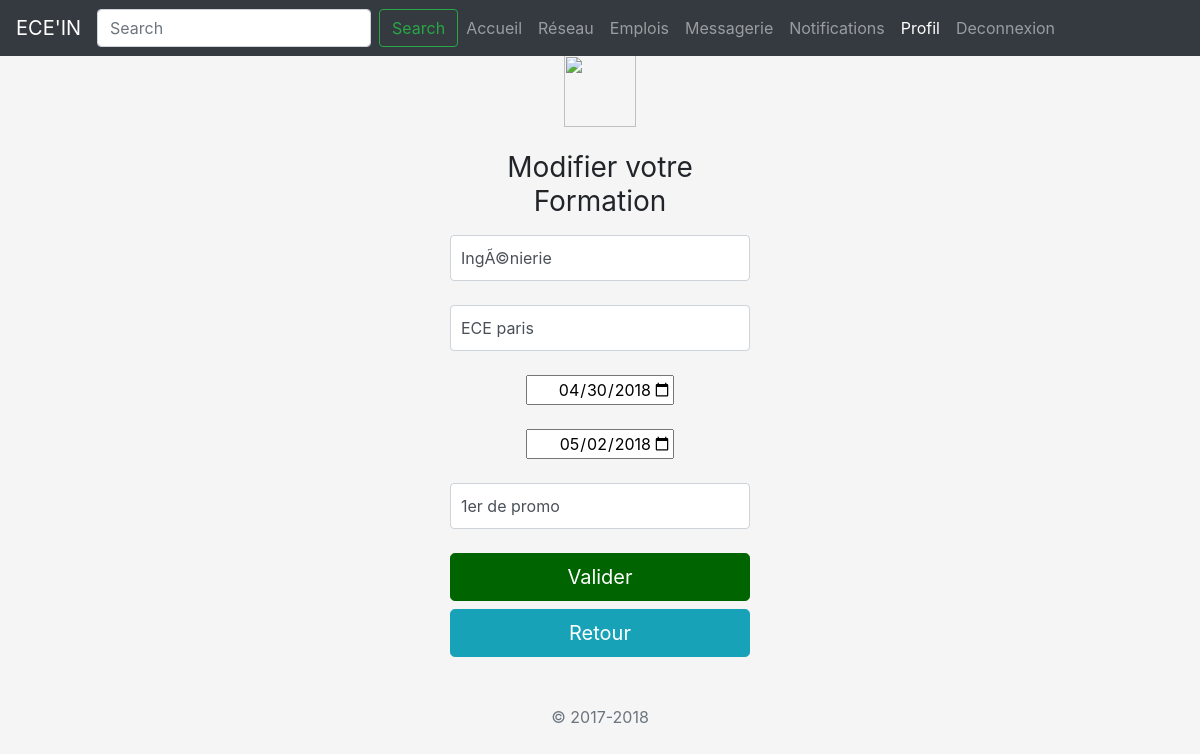
Page /Code/ModifierUneFormation.php?ID=2 on the committed database.
### tables this page shows
CREATE TABLE IF NOT EXISTS `formation` (
  `ID_formation` int(10) NOT NULL AUTO_INCREMENT,
  `ID_user` int(10) NOT NULL,
  `NomEcole` varchar(100) NOT NULL,
  `TypeFormation` varchar(100) NOT NULL,
  `DateArrive` date NOT NULL,
  `DateFin` date NOT NULL,
  `Commentaire` text NOT NULL,
  PRIMARY KEY (`ID_formation`),
  KEY `ID_user` (`ID_user`)
);

### Code/ModifierUneFormation.php (the view, shortened to what this page needs)
<?php
	$database = "linkedin";
	$db_handle = mysqli_connect('localhost', 'root', '');
	$db_found = mysqli_select_db($db_handle, $database);
	if($db_found)
	{
		$sql = "SELECT * FROM formation WHERE ID_formation = " .$_GET['ID'];
        $result = mysqli_query($db_handle, $sql);
        $data=mysqli_fetch_assoc($result);
        if(empty($data)){
           echo"error";
            }
        else{
            $TypeFormation = $data['TypeFormation'];
            $NomEcole = $data['NomEcole'];
            $DateArrive = $data['DateArrive'];
            $DateFin = $data['DateFin'];
            $Commentaires = $data['Commentaire'];
            }
	}
?>
<!doctype html>
<html lang="en">
  <head>
    <link href="https://stackpath.bootstrapcdn.com/bootstrap/4.1.0/css/bootstrap.min.css" rel="stylesheet">
    <link href="signin.css" rel="stylesheet">
  </head>
  <body class="text-center" >
        <nav class="navbar navbar-expand-md navbar-dark bg-dark fixed-top">
      <a class="navbar-brand logo" href="#" >ECE'IN</a>
      <div class="collapse navbar-collapse" id="navbarsExampleDefault">
        <form class="form-inline my-2 my-lg-0">
          <input class="form-control mr-sm-2" type="text" placeholder="Search" aria-label="Search">
          <button class="btn btn-outline-success my-2 my-sm-0" type="submit">Search</button>
        </form>
        <ul class="navbar-nav mr-auto -brand BarBoutons">
          <li class="nav-item -brand bouton">
            <a class="nav-link" href="Accueil.php">Accueil <span class="sr-only">(current)</span></a>
          </li>
          <li class="nav-item -brand bouton">
            <a class="nav-link" href="AfficherAmis.php">Réseau</a>
          </li>
          <li class="nav-item -brand bouton">
            <a class="nav-link" href="#">Emplois</a>
          </li>
          <li class="nav-item -brand bouton">
            <a class="nav-link" href="Messagerie.php">Messagerie</a>
          </li>
          <li class="nav-item -brand bouton">
            <a class="nav-link" href="#">Notifications</a>
          </li>
          <li class="nav-item active -brand bouton">
            <a class="nav-link" href="Profil.php">Profil</a>
          </li>
          <li class="nav-item -brand bouton">
            <a class="nav-link" href="Deconnexion.php">Deconnexion</a>
          </li>
        </ul>
      </div>
    </nav>
    <form class="form-signin" action="AppliquerModifFormation.php?ID=<?php echo $_GET['ID'] ?>" method="post">
      <img class="mb-4" src="https://getbootstrap.com/assets/brand/bootstrap-solid.svg" alt="" width="72" height="72">
      <h1 class="h3 mb-3 font-weight-normal">Modifier votre Formation</h1>
      <input type="text" class="form-control" placeholder="Type de Formation" value="<?php echo $TypeFormation?>" required autofocus name="TypeFormation">
        <br>
      <input type="text" class="form-control" placeholder="Nom de l'Ecole" value="<?php echo $NomEcole?>" required autofocus name="NomEcole">
        <br>
      <input type="date" name="DateArrive" placeholder="Date d'arrivee" value="<?php echo $DateArrive?>" style="text-align : right;">
        <br><br>
      <input type="date" name= "DateFin" placeholder="Date de fin" value="<?php echo $DateFin?>" style="text-align : right;">
        <br><br>
      <input type="text" class="form-control" placeholder="Commentaires" value="<?php echo $Commentaires?>" required autofocus name="Commentaires">
        <br>
      <button class="btn btn-success btn-lg btn-block btngr egn " type="submit">Valider</button>
      <a class="btn btn-info btn-lg btn-block egn " href="ModifierFormations.php">Retour</a>
      <p class="mt-5 mb-3 text-muted">&copy; 2017-2018</p>
    </form>
  </body>
</html>

### Code/signin.css (style rules this page uses)
html, body { height: 100%; }
body { display: -ms-flexbox; display: flex; -ms-flex-align: center; align-items: center; padding-top: 40px; padding-bottom: 40px; background-color: #f5f5f5; }
.btngr { background-color :darkgreen; color : white; border-color: darkgreen; }
.form-signin { width: 100%; max-width: 330px; padding: 15px; margin: auto; }
.form-signin .form-control { position: relative; box-sizing: border-box; height: auto; padding: 10px; font-size: 16px; }

### rows in the picture
formation: TypeFormation "IngÃ©nierie", NomEcole "ECE paris", DateArrive "04/30/2018", DateFin "05/02/2018", Commentaires "1er de promo"
